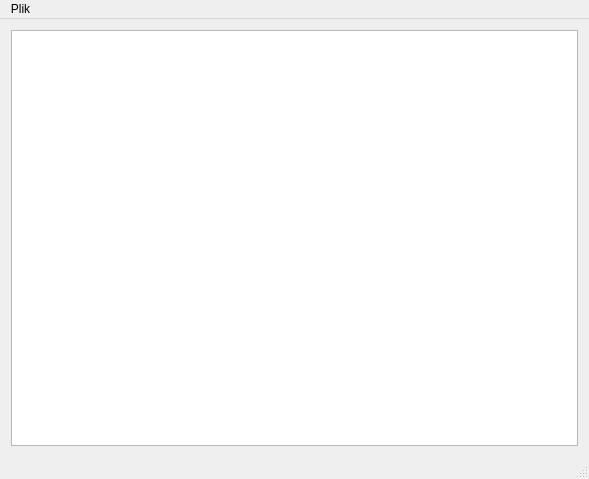
<?xml version="1.0" encoding="UTF-8"?>
<ui version="4.0">
 <class>CounterWindow</class>
 <widget class="QMainWindow" name="CounterWindow">
  <property name="geometry">
   <rect>
    <x>0</x>
    <y>0</y>
    <width>589</width>
    <height>479</height>
   </rect>
  </property>
  <property name="windowTitle">
   <string>CounterWindow</string>
  </property>
  <widget class="QWidget" name="centralWidget">
   <layout class="QHBoxLayout" name="horizontalLayout">
    <item>
     <widget class="QGraphicsView" name="graphicsView"/>
    </item>
   </layout>
  </widget>
  <widget class="QMenuBar" name="menuBar">
   <property name="geometry">
    <rect>
     <x>0</x>
     <y>0</y>
     <width>589</width>
     <height>25</height>
    </rect>
   </property>
   <widget class="QMenu" name="menuPlik">
    <property name="title">
     <string>Plik</string>
    </property>
    <addaction name="actionOpen"/>
   </widget>
   <addaction name="menuPlik"/>
  </widget>
  <widget class="QStatusBar" name="statusBar"/>
  <action name="actionOpen">
   <property name="text">
    <string>Otwórz</string>
   </property>
  </action>
 </widget>
 <layoutdefault spacing="6" margin="11"/>
 <resources/>
 <connections/>
</ui>
